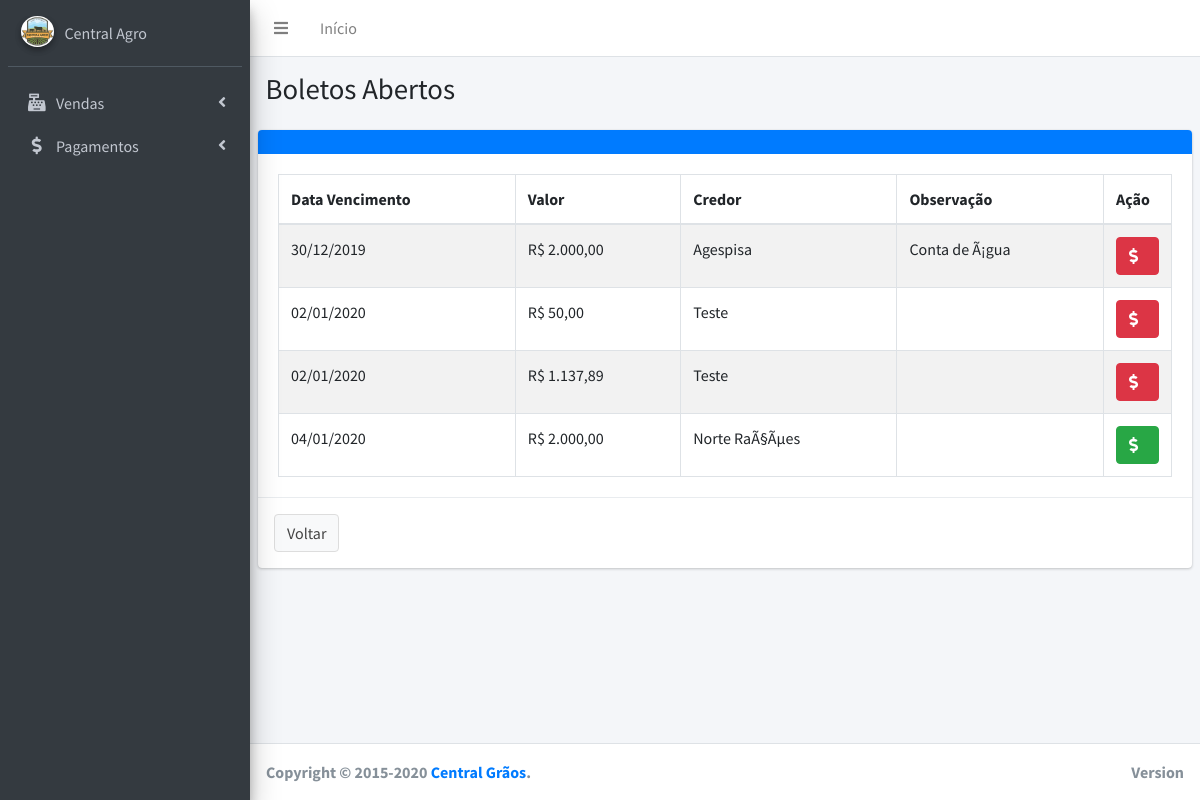
The page /pages/boletos/boletosAbertos.php on the database as committed earlier.
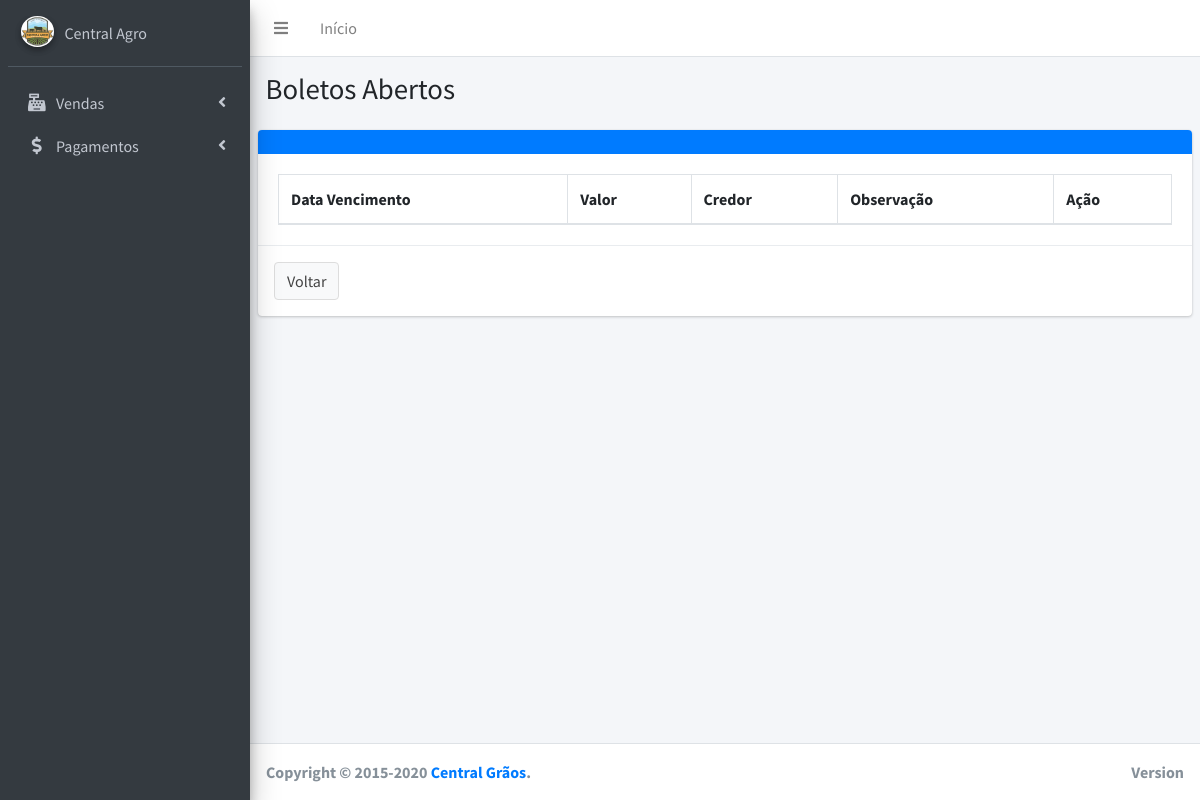
The same page on the database as committed later.
### tables this page shows
CREATE TABLE `boleto` (
  `id` int(11) UNSIGNED NOT NULL,
  `dataVcto` date NOT NULL,
  `valor` varchar(15) NOT NULL,
  `credor` varchar(30) NOT NULL,
  `obs` varchar(35) DEFAULT NULL,
  `status` varchar(1) NOT NULL COMMENT '0=aberto, 1=pago'
);

### pages/boletos/boletosAbertos.php (the view, shortened to what this page needs)
<!DOCTYPE html>
<html>
    <head>
        <link rel="stylesheet" href="../../plugins/fontawesome-free/css/all.min.css">
        <link rel="stylesheet" href="https://code.ionicframework.com/ionicons/2.0.1/css/ionicons.min.css">
        <link rel="stylesheet" href="../../dist/css/adminlte.min.css">
        <link rel="stylesheet" href="../../plugins/datatables-bs4/css/dataTables.bootstrap4.css">
    </head>
    <body class="hold-transition sidebar-mini">
        <div class="wrapper">
            <?php include '../../menu.php'; ?>
            <div class="content-wrapper">
                <section class="content-header">
                    <div class="container-fluid">
                        <div class="row mb-2">
                            <div class="col-sm-6">
                                <h1>Boletos Abertos</h1>
                            </div>
                        </div>
                    </div>
                </section>
                <section class="content">
                    <div class="card card-primary">
                        <div class="card-header">
                        </div>
                        <div class="card-body">
                            <table id="example2" class="table table-bordered table-striped">
                                <thead>
                                    <tr >
                                        <th>Data Vencimento</th>
                                        <th>Valor</th>
                                        <th>Credor</th>
                                        <th>Observação</th>
                                        <th>Ação</th>
                                    </tr>
                                </thead>
                                <tbody>
                                    <?php
                                    $pdo = Banco::conectar();
                                    $status = "0";
                                    $sql = 'SELECT * FROM boleto WHERE status = :status ORDER BY dataVcto';
                                    $q = $pdo->prepare($sql);
                                    $q->execute(array('status' => $status));
                                    $result = $q->fetchAll();
                                    $hoje = date("Y-m-d");
                                    $btnSuccess = 'class="btn btn-success"';
                                    $btnDanger = 'class="btn btn-danger"';
                                    foreach ($result as $row) {
                                        if ($row['dataVcto'] < $hoje) {
                                            $class = $btnDanger;
                                        } else {
                                            $class = $btnSuccess;
                                        }
                                        echo '<tr>';
                                        echo '<td>' . date("d/m/Y", strtotime($row['dataVcto'])) . '</td>';
                                        echo '<td>R$ ' . $row['valor'] . '</td>';
                                        echo '<td>' . $row['credor'] . '</td>';
                                        echo '<td>' . $row['obs'] . '</td>';
                                        echo '<td width=55>';
                                        echo '<a ' . $class . '" href="boletoPgto.php?id=' . $row['id'] . '" data-confirm="Confirmar?"><i class=" fas fa-dollar-sign mr-2"></i></a>';
                                        echo '</td>';
                                        echo '</tr>';
                                    }
                                    ?>
                                </tbody>
                            </table>
                        </div>
                        <div class="modal-footer justify-content-between">
                            <a href="../../index.php" class="btn btn-default" >Voltar</a>
                        </div>
                    </div>
                </section>
            </div>
            <footer class="main-footer">
                <div class="float-right d-none d-sm-block">
                    <b>Version</b> <?php echo $_SESSION['versao'] ?>
                </div>
                <strong>Copyright &copy; 2015-<?php echo date("Y") ?> <a href="#">Central Grãos</a>.</strong>
            </footer>
        </div>
    </body>
</html>

Rows that differ between the two databases and show on the page:
removed boleto: dataVcto "30/12/2019", valor "2.000,00", credor "Agespisa", obs "Conta de Ã¡gua"
removed boleto: dataVcto "02/01/2020", valor "50,00", credor "Teste"
removed boleto: dataVcto "02/01/2020", valor "1.137,89", credor "Teste"
removed boleto: dataVcto "04/01/2020", valor "2.000,00", credor "Norte RaÃ§Ãµes"
